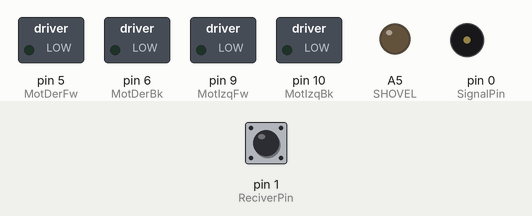
Recording of a sketch running on a simulated Arduino Uno, built with avr-gcc and run on an emulated ATmega328P. Parts: switched loads named in the sketch (green lamp = pin HIGH), output pins drawn as LEDs (lit = HIGH), buzzer (waves = sounding). The test bench sets the inputs (shaded band); at power-on: pin 1 (ReciverPin) HIGH. Pins used as bus, display or sensor lines are not drawn.

Above: at 1.2 s.
1.3 s: pin 1 (ReciverPin) pulsed LOW 2 times (0.12 s each, 0.3 s apart)
4.9 s: pin 1 (ReciverPin) driven LOW
6.7 s: pin 1 (ReciverPin) driven HIGH
Timing chart, 0 to 9.7 s (numbered marks = the images above; inputs shaded):
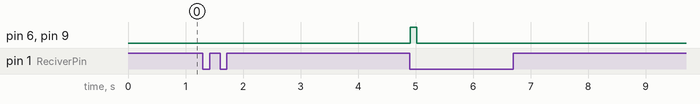

The sketch:

Tadeus.ino
```cpp
#define DISABLE_PCINT_MULTI_SERVICE

#include "PinChangeInt.h"

boolean senseFrontRigth, senseFrontLeft, senseLeft, senseRigth, senseBack, searching;
boolean endLineInterrupt = true;
unsigned long frontRigthTime, frontLeftTime, leftTime, rigthTime, backTime;
const long minTimeFind = 100;

const int SignalPin = 0;
const int ReciverPin = 1;

const int sensorAdIzq = 2;
const int sensorAdDer = 3;
const int sensorDer = 4;
const int Sensor4 = 7;
const int Sensor5 = 8;

const int MotIzqFw = 9;
const int MotDerFw = 5;
const int MotDerBk = 6;
const int MotIzqBk = 10;

const int CNYAdDe = A0;
const int CNYAdIz = A1;
const int CNYAtDe = A3;
const int CNYAtIz = A2;

const int SHOVEL = A5;

const int MidSpeedPersent = 70;

const int MaxSpeedPersent = 100;

const int delayGiro = 15000;
const int delayGiroInterrupcion = 100;

const unsigned int SensorFrecuncy = 40000;
const int SensorSignalLenth = 201;
const int DistMaxSensor = 150;

const int delayLinea = 20000; // tiempo que el robot se mueve recto al tocar una linea.
const int porcentageParaGiroEnLinea = 50;// porcentaje del que depende la curba que realiza el robot al tocar linea.
const int delayEsquivar = 30000; // tiempo en que el robot mantiene la curva al esquibar una linea;

void setup(){
  pinMode(SignalPin, OUTPUT);
  pinMode(ReciverPin, INPUT);
  pinMode(sensorAdIzq, OUTPUT);
  pinMode(sensorAdDer, OUTPUT);
  pinMode(sensorDer, OUTPUT);
  pinMode(Sensor4, OUTPUT);
  pinMode(Sensor5, OUTPUT);

  pinMode(SHOVEL, OUTPUT);

  pinMode(MotDerFw, OUTPUT);
  pinMode(MotDerBk, OUTPUT);
  pinMode(MotIzqFw, OUTPUT);
  pinMode(MotIzqBk, OUTPUT);

  pinMode(CNYAdDe, INPUT);
  pinMode(CNYAdIz, INPUT);
  pinMode(CNYAtDe, INPUT);
  pinMode(CNYAtIz, INPUT);
 /*
  PCintPort::attachInterrupt(CNYAdDe, CNYAdDeDetecto, RISING);
  PCintPort::attachInterrupt(CNYAdIz, CNYAdIzDetecto, RISING);
  PCintPort::attachInterrupt(CNYAtDe, CNYAtDeDetecto, RISING);
  PCintPort::attachInterrupt(CNYAtIz, CNYAtIzDetecto, RISING);
 */

  start();
}

void loop() {
  //Detect with all sensors
  if(senso(sensorAdDer)){
    senseFrontRigth = true;
    frontRigthTime = millis();
    searching = false;
  }

  if(senso(sensorAdIzq)){
    senseFrontLeft = true;
    frontLeftTime = millis();
    searching = false;
  }

  if(searching){
    search();
  }
  else{
    follow();
  }
}

void search(){
  stopIt();
  //TODO secuencia de busqueda
}

void follow(){
  if(senseFrontRigth && senseFrontLeft){
    stopIt();
    start();
  } else if(senseFrontRigth && (millis()-frontRigthTime) < minTimeFind){
    girarDer();
  } else if(senseFrontLeft && (millis()-frontLeftTime) < minTimeFind){
    girarIzq();
  }else {
    start();
  }
}

void start(){
  senseFrontRigth = false;
  senseFrontLeft = false;
  senseLeft = false;
  senseRigth = false;
  senseBack = false;
  searching = true;
}

boolean senso(int sensor){
  boolean result = false;

  digitalWrite(sensor,HIGH);
  delayMicroseconds(2000);
  tone(SignalPin, SensorFrecuncy);
  delayMicroseconds(400);
  noTone(SignalPin);

  long time2 = 0;
  while(digitalRead(ReciverPin) != HIGH && time2 < 930){
    time2++;
  }

  digitalWrite(sensor,LOW);
  if (time2 < 930){
    result = true;
  }
  //delayMicroseconds(1000);
  return result;
}

int getMotorPinContrario(int motor){
  if(motor == MotDerFw){
    return MotDerBk;
  } else if(motor == MotDerBk){
    return MotDerFw;
  } else if(motor == MotIzqFw){
    return MotIzqBk;
  } else if(motor == MotIzqBk){
    return MotIzqFw;
  } else {
    return -1;
  }

}

void dropShovel(){
  girarIzq();
  delay(1000);
}

void movAdFullSpeed(){
  digitalWrite(MotDerFw, HIGH);
  digitalWrite(MotDerBk, LOW);
  digitalWrite(MotIzqFw, HIGH);
  digitalWrite(MotIzqBk, LOW);
}

void midSpeed(int motor){
  analogWrite(motor, MidSpeedPersent*255/100);
  digitalWrite(getMotorPinContrario(motor),LOW);
}

void preferedSpeed(int motor, int persent){
  analogWrite(motor, persent*255/100);
  digitalWrite(getMotorPinContrario(motor),LOW);
}

void maxSpeed(int motor){
  analogWrite(motor, MaxSpeedPersent*255/100);
  digitalWrite(getMotorPinContrario(motor),LOW);
}

boolean CNYSenso(int cny){
  return digitalRead(cny);
}


void CNYAdDeDetecto(){
  endLineInterrupt = false;
  sei();
  if ( CNYSenso(CNYAdIz)){
    esquivarLinAd();
  } else if( CNYSenso(CNYAtDe)){
    esquivarLinDer();
  } else {
    esquivarLinDerAd();
  }
  endLineInterrupt = true;
}

void CNYAdIzDetecto(){
  endLineInterrupt = false;
  sei();
  if ( CNYSenso(CNYAdDe)){
    esquivarLinAd();
  } else if( CNYSenso(CNYAtIz)){
    esquivarLinIzq();
  } else {
    esquivarLinIzqAd();
  }
  endLineInterrupt = true;
}

void CNYAtDeDetecto(){
  endLineInterrupt = false;
  sei();
  if ( CNYSenso(CNYAtIz)){
    esquivarLinAt();
  } else if( CNYSenso(CNYAdDe)){
    esquivarLinDer();
  } else {
    esquivarLinDerAt();
  }
  endLineInterrupt = true;
}

void CNYAtIzDetecto(){
  endLineInterrupt = false;
  sei();
  if ( CNYSenso(CNYAtDe)){
    esquivarLinAt();
  } else if( CNYSenso(CNYAdIz)){
    esquivarLinIzq();
  } else {
    esquivarLinIzqAt();
  }
  endLineInterrupt = true;
}


void movAt(){
  maxSpeed(MotDerBk);
  maxSpeed(MotIzqBk);
}

void stopIt(){
  digitalWrite(MotDerFw, LOW);
  digitalWrite(MotDerBk, LOW);
  digitalWrite(MotIzqFw, LOW);
  digitalWrite(MotIzqBk, LOW);

}

void stopLeft(){
  digitalWrite(MotDerFw, HIGH);
  digitalWrite(MotDerBk, HIGH);
}

void stopRigth(){
  digitalWrite(MotIzqFw, HIGH);
  digitalWrite(MotIzqBk, HIGH);
}

void movAd(){
  maxSpeed(MotDerFw);
  maxSpeed(MotIzqFw);
}

void girarDer(){
  maxSpeed(MotDerBk);
  maxSpeed(MotIzqFw);
}

void girarIzq(){
  maxSpeed(MotDerFw);
  maxSpeed(MotIzqBk);
}

void doblarDer(){
  girarDer();
  delay(delayGiro);
  movAd();
}

void doblarIzq(){
  girarIzq();
  delay(delayGiro);
  movAd();
}

void doblarDer180(){
  girarDer();
  delay(delayGiro * 2);
  movAd();
}

void doblarIzq180(){
  girarIzq();
  delay(delayGiro * 2);
  movAd();
}

void esquivarLinIzqAd(){
  //esquivarLinAd();
  movAt();
  int time = 0;
  while ( time < 25000){
    if (CNYSenso(CNYAdIz)){
      time = 0;
    }
    time++;
  }
  maxSpeed(MotDerBk);
  maxSpeed(MotIzqFw);
  time = 0;
  while ( time < 16000){
    if (CNYSenso(CNYAdIz)){
      time = 0;
    }
    time++;
  }
  movAd();
}

void esquivarLinDerAd(){
  //esquivarLinAd();
  movAt();
  int time = 0;
  while ( time < 25000){
    if (CNYSenso(CNYAdDe)){
      time = 0;
    }
    time++;
  }
  maxSpeed(MotDerFw);
  maxSpeed(MotIzqBk);
  time = 0;
  while ( time < 16000){
    if (CNYSenso(CNYAdDe)){
      time = 0;
    }
    time++;
  }
  movAd();
}

void esquivarLinIzqAt(){
  //esquivarLinAt();
  midSpeed(MotDerFw);
  maxSpeed(MotIzqFw);
  int time = 0;
  while ( time < 15000){
    if ( CNYSenso(CNYAtIz)){
      time = 0;
    }
    time++;
  }
  movAd();
}

void esquivarLinDerAt(){
  //esquivarLinAt();
  midSpeed(MotIzqFw);
  maxSpeed(MotDerFw);
  int time = 0;
  while ( time < 15000){
    if ( CNYSenso(CNYAtDe)){
      time = 0;
    }
    time++;
  }
  movAd();
}

void esquivarLinIzq(){
  unsigned int time = 0;
  while(CNYSenso(CNYAtIz) || CNYSenso(CNYAdIz) || time < delayGiroInterrupcion){
     stopRigth();
     maxSpeed(MotIzqFw);
     time++;
  }
  movAd();
}

void esquivarLinDer(){
  unsigned int time = 0;
  while(CNYSenso(CNYAtDe) || CNYSenso(CNYAdDe) || time < delayGiroInterrupcion){
     stopRigth();
     maxSpeed(MotIzqFw);
     time++;
  }
  movAd();
}

void esquivarLinAd(){
  movAt();
  int time = 0;
  while ( time < 12000){
    if ( CNYSenso(CNYAdIz) || CNYSenso(CNYAdDe) ){
      time = 0;
    }
    time++;
  }
}

void esquivarLinAt(){
  movAd();
  int time = 0;
  while (time < 12000){
    if ( CNYSenso(CNYAtIz) || CNYSenso(CNYAtDe) ){
      time = 0;
    }
    time++;
  }
}
```

Measured:
- after the input at 4.9 s, pin 6 (MotDerBk), pin 9 (MotIzqFw): LOW → HIGH at once, → LOW 0.12 s later
